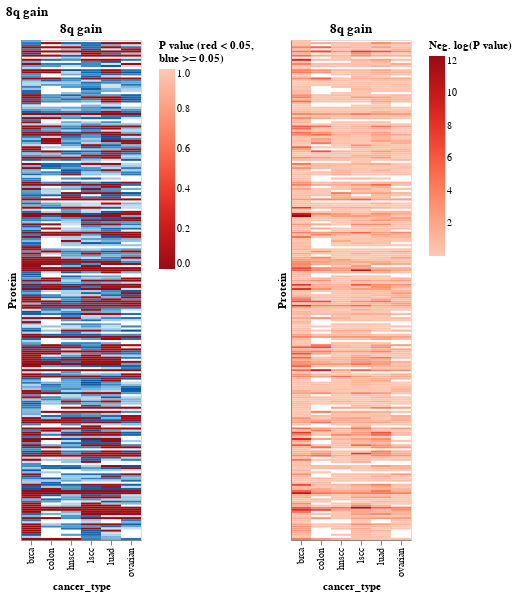

Notebook code cell kept with this figure:
### Markdown cell above
## P value heatmap

Just for fun!

### Code cell
def make_pval_heatmap(df, title, prot_col, p_val_col, cancer_type_col, y=True, sig=0.05, height=500):
    
    df = df.sort_values(by=[
        "chromosome",
        "arm",
        "start_bp",
        "end_bp"
    ])
    
    p_val_log_col = "neg_log_p"
    df = df.assign(**{p_val_log_col: - np.log10(df[p_val_col])})

    chart = alt.Chart(df).mark_rect().encode(
        x=cancer_type_col,
        y=alt.Y(
            prot_col,
            title="Protein",
            sort=alt.SortField("Name"),
            axis=alt.Axis(
                labels=False,
                ticks=False,
            ),
        ),
        color=alt.Color(
            p_val_log_col,
            scale=alt.Scale(
                scheme="reds",
#                 domain=[0, 1],
#                 reverse=True,
            ),
            title=["Neg. log(P value)"],
        ),   
    ).properties(
        title=title,
        height=height,
    )

#     return chart

    # None of the code below will actually run
    df_sig = df[df[p_val_col] < 0.05].copy()
    df_nonsig = df[~(df[p_val_col] < 0.05)].copy()
                
    nonsig_chart = alt.Chart(df_nonsig).mark_rect().encode(
        x=cancer_type_col,
        y=alt.Y(
            prot_col,
            title="Protein",
            sort=alt.SortField("Name"),
            axis=alt.Axis(
                labels=False,
                ticks=False,
            ),
        ),
        color=alt.Color(
            p_val_col,
            scale=alt.Scale(
                scheme="blues",
                domain=[0, 1],
                reverse=True,
            ),
            legend=None,
            title=None,
        ),
    ).properties(
        title=title,
        height=height,
    )

    sig_chart = alt.Chart(df_sig).mark_rect().encode(
        x=cancer_type_col,
        y=alt.Y(
            prot_col,
            title="Protein",
            sort=alt.SortField("Name"),
            axis=alt.Axis(
                labels=False,
                ticks=False,
            ),
        ),
        color=alt.Color(
            p_val_col,
            scale=alt.Scale(
                scheme="reds",
                domain=[0, 1],
                reverse=True,
            ),
            title=["P value (red < 0.05,", " blue >= 0.05)"],
        ),   
    )

    return alt.hconcat(
        alt.layer(
            nonsig_chart,
            sig_chart,
        ).resolve_scale(
            color="independent"
        ),
        chart,
    ).resolve_scale(
        color="independent"
    ).properties(title=title)


pval_heatmap = make_pval_heatmap(prot, f"{CHROMOSOME}{ARM} {EVENT_TYPE}", "Name", "adj_p", "cancer_type")
pval_heatmap

### Figure 1 — Vega-Lite specification as saved in the notebook (floating-point values rounded to 4 significant figures; data arrays with more than 128 entries replaced by an {"elided": "..."} marker saying what was removed)
{"config": {"view": {"continuousWidth": 400, "continuousHeight": 300}}, "hconcat": [{"layer": [{"data": {"name": "data-150fbebda91b436c4de8c384662fb794"}, "mark": "rect", "encoding": {"color": {"field": "adj_p", "legend": null, "scale": {"domain": [0, 1], "reverse": true, "scheme": "blues"}, "title": null, "type": "quantitative"}, "x": {"field": "cancer_type", "type": "nominal"}, "y": {"axis": {"labels": false, "ticks": false}, "field": "Name", "sort": {"field": "Name"}, "title": "Protein", "type": "nominal"}}, "height": 500, "title": "8q gain"}, {"data": {"name": "data-c98afaa3fa92e9512df6d5f814da9834"}, "mark": "rect", "encoding": {"color": {"field": "adj_p", "scale": {"domain": [0, 1], "reverse": true, "scheme": "reds"}, "title": ["P value (red < 0.05,", " blue >= 0.05)"], "type": "quantitative"}, "x": {"field": "cancer_type", "type": "nominal"}, "y": {"axis": {"labels": false, "ticks": false}, "field": "Name", "sort": {"field": "Name"}, "title": "Protein", "type": "nominal"}}}], "resolve": {"scale": {"color": "independent"}}}, {"data": {"name": "data-89af6e245019da11b79aaa8a0510ad84"}, "mark": "rect", "encoding": {"color": {"field": "neg_log_p", "scale": {"scheme": "reds"}, "title": ["Neg. log(P value)"], "type": "quantitative"}, "x": {"field": "cancer_type", "type": "nominal"}, "y": {"axis": {"labels": false, "ticks": false}, "field": "Name", "sort": {"field": "Name"}, "title": "Protein", "type": "nominal"}}, "height": 500, "title": "8q gain"}], "resolve": {"scale": {"color": "independent"}}, "title": "8q gain", "$schema": "https://vega.github.io/schema/vega-lite/v4.17.0.json", "datasets": {"data-150fbebda91b436c4de8c384662fb794": {"elided": "795 records"}, "data-c98afaa3fa92e9512df6d5f814da9834": {"elided": "430 records"}, "data-89af6e245019da11b79aaa8a0510ad84": {"elided": "1225 records"}}}
